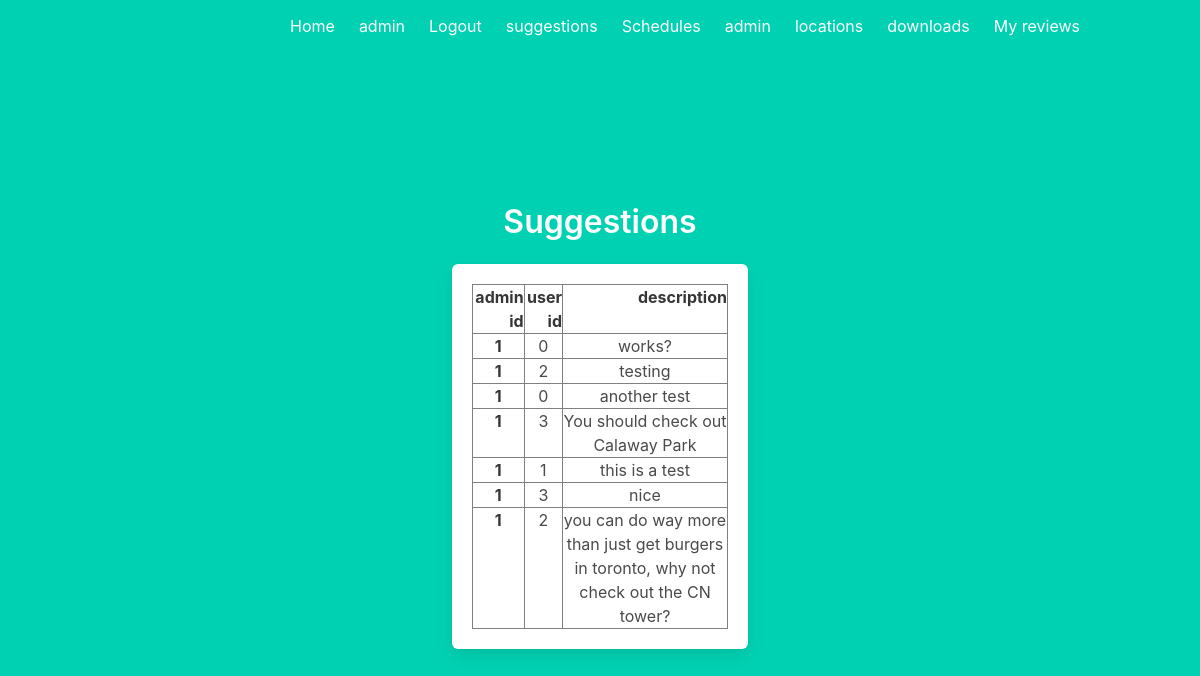
The page /admin/suggestions (signed in) on the database its author committed.
### models.py (models this page shows, shortened)
class User(UserMixin, db.Model):
    id = db.Column(db.Integer, primary_key=True)
    firstName = db.Column(db.String(64), nullable = False)
    lastName = db.Column(db.String(64), nullable = True)
    phone_no = db.Column(db.Integer, nullable = True)
    email = db.Column(db.String(320), unique = True, nullable = False)
    isAdmin = db.Column(db.Boolean, nullable=False)
    password = db.Column(db.String(100), nullable = False) # TODO implement hash for password once everything is good
    reviews = db.relationship('Review', backref='user', lazy = True)
    schedules = db.relationship('Schedule', backref='user', lazy = True)
    events = db.relationship('Event', backref = 'user', lazy = True)

class Suggestion(db.Model):
    suggestionId = db.Column(db.Integer, primary_key = True)
    userId = db.Column(db.Integer, db.ForeignKey('user.id'), nullable = False)
    adminId = db.Column(db.Integer, db.ForeignKey('user.id'), nullable = False)
    description = db.Column(db.String(3000), nullable = False) # review is nothing without the description

### adminView.py (the view)
@adminView.route('/admin/suggestions')
def adminSuggestions():
    check = current_user.get_id()
    user = User.query.filter_by(id = check).first()
    if not user or not user.isAdmin:
        return redirect(url_for('main.index'))
    suggestions = Suggestion.query.order_by(Suggestion.suggestionId).all()
    return render_template('admin/suggestions.html', suggestions = suggestions)

### app.py (called while the page is built)
@lm.user_loader
def load_user(user_id):
    return User.query.get(int(user_id))

### templates/admin/suggestions.html (shortened to what this page needs)
{% extends "base.html" %}
{% block content %}
<div class="column is-4 is-offset-4">
    <h3 class="title">Suggestions</h3>
    <div class="box">
            <table border="1" class="dataframe">
                <thead>
                  <tr style="text-align: right;">
                    <th>admin id</th>
                    <th>user id</th>
                    <th>description</th>
                  </tr>
                </thead>
                <tbody>
                    {% for row in suggestions %}
                        <tr>
                              <th>{{row['adminId']}}</th>
                              <td>{{row['userId']}}</td>
                              <td>{{row['description']}}</td>
                        </tr>
                    {% endfor %}
                </tbody>
              </table>
    </div>
</div>
{% endblock %}

### templates/base.html (shortened to what this page needs)
<!DOCTYPE html>
<html>
<head>
    <link rel="stylesheet" href="https://cdnjs.cloudflare.com/ajax/libs/bulma/0.7.2/css/bulma.min.css" />
</head>
<body>
    <section class="hero is-primary is-fullheight">
        <div class="hero-head">
            <nav class="navbar">
                <div class="container">
                    <div id="navbarMenuHeroA" class="navbar-menu">
                        <div class="navbar-end">
                            <a href="{{ url_for('main.index') }}" class="navbar-item">
                                Home
                            </a>
                            {% if current_user.is_authenticated %}
                            <a href="{{ url_for('auth.profile') }}" class="navbar-item">
                                {{current_user['firstName']}}
                            </a>
                            <a href="{{ url_for('auth.logout') }}" class="navbar-item">
                                Logout
                            </a>
                            <a href="/suggestions/{{current_user.get_id()}}" class="navbar-item">
                                suggestions
                            </a>
                            {% endif %}
                            <a href="{{ url_for('sched.schedules') }}" class="navbar-item">
                                Schedules
                            </a>
                            {% if current_user.isAdmin %}
                            <a href="{{ url_for('adminView.admin') }}" class="navbar-item">
                                admin
                            </a>
                            {% endif %}
                            <a href="{{ url_for('area.locations') }}" class="navbar-item">
                                locations
                            </a>
                            <a href="{{url_for('sched.getDownloads')}}" class="navbar-item">
                                downloads
                            </a>
                            <a href="/myreviews" class="navbar-item">
                                My reviews
                            </a>
                        </div>
                    </div>
                </div>
            </nav>
        </div>
        <div class="hero-body">
            <div class="container has-text-centered">
               {% block content %}
               {% endblock %}
            </div>
        </div>
    </section>
</body>
</html>

### rows shown on the page
User: firstName "admin"
Suggestion: adminId "1", userId "0", description "works?"
Suggestion: adminId "1", userId "2", description "testing"
Suggestion: adminId "1", userId "0", description "another test"
Suggestion: adminId "1", userId "3", description "You should check out Calaway Park"
Suggestion: adminId "1", userId "1", description "this is a test"
Suggestion: adminId "1", userId "3", description "nice"
Suggestion: adminId "1", userId "2", description "you can do way more than just get burgers in toronto, why not check out the CN tower?"
